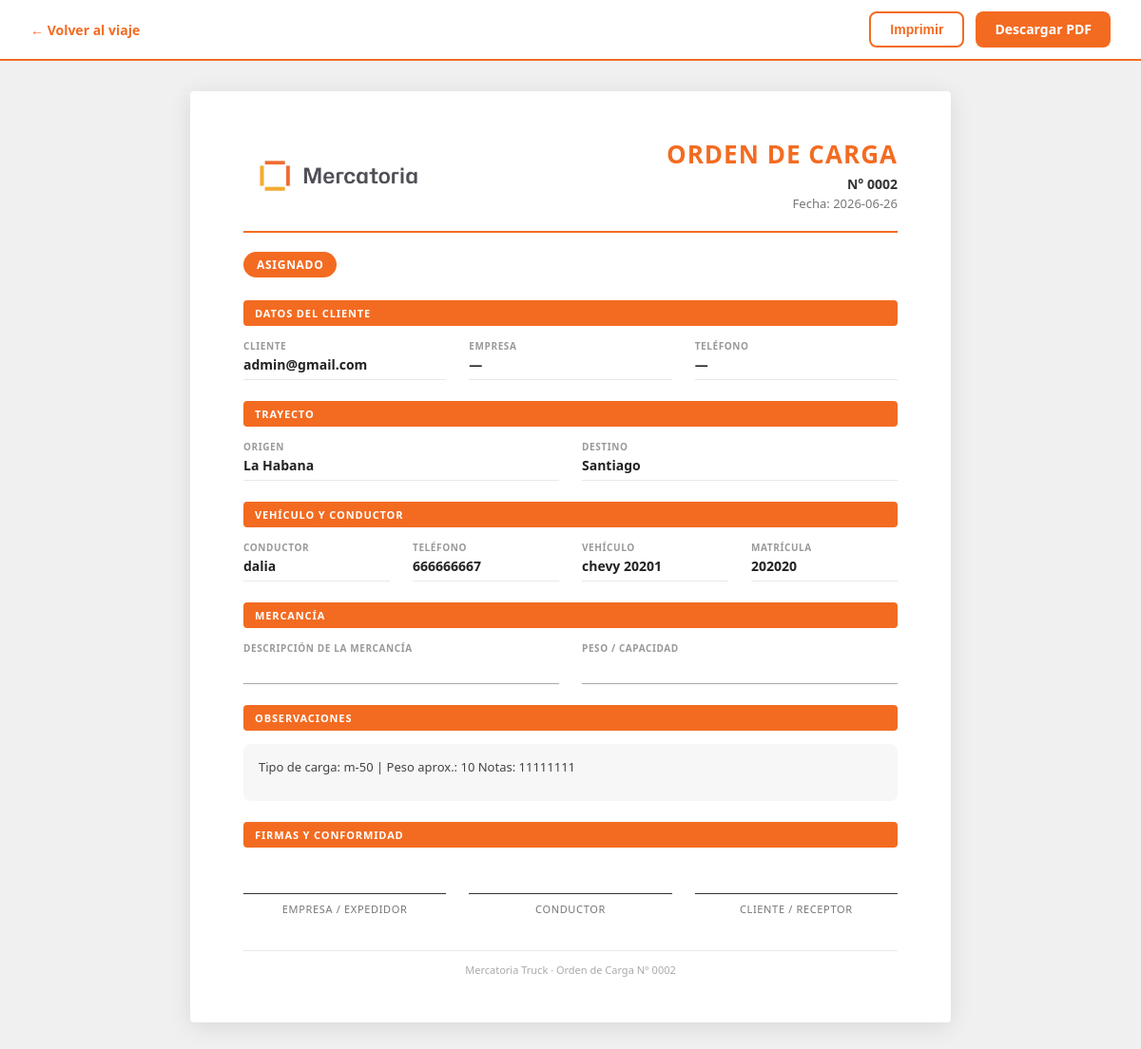
Screenshot of /admin/viajes/2/orden-carga with the database file from the repository.
### tables this page shows
CREATE TABLE viajes (
        id INTEGER PRIMARY KEY AUTOINCREMENT,
        cliente TEXT,
        cliente_id INTEGER,
        ruta_id INTEGER,
        tarifa_id INTEGER,
        tipo_vehiculo_id INTEGER,
        origen TEXT,
        destino TEXT,
        precio REAL DEFAULT 0,
        precio_calculado REAL DEFAULT 0,
        precio_final REAL DEFAULT 0,
        precio_editado INTEGER DEFAULT 0,
        motivo_edicion_precio TEXT,
        combustible REAL DEFAULT 0,
        pago_camionero REAL DEFAULT 0,
        camionero REAL DEFAULT 0,
        comision REAL DEFAULT 0,
        beneficio REAL DEFAULT 0,
        estado TEXT DEFAULT 'Solicitado',
        camionero_id INTEGER,
        camionero_nombre TEXT,
        vehiculo_id INTEGER,
        fecha_creacion TEXT DEFAULT CURRENT_TIMESTAMP,
        fecha_asignacion TEXT,
        fecha_recogida TEXT,
        fecha_entrega TEXT,
        observaciones TEXT
    , cotizacion_id INTEGER, km REAL, kilometros REAL, precio_cliente REAL, combustible_estimado REAL, beneficio_estimado REAL, vehiculo_placa TEXT);

CREATE TABLE camioneros (
        id INTEGER PRIMARY KEY AUTOINCREMENT,
        nombre TEXT,
        telefono TEXT,
        licencia TEXT,
        matricula TEXT,
        tipo TEXT,
        capacidad TEXT,
        estado TEXT DEFAULT 'Disponible',
        activo INTEGER DEFAULT 1,
        fecha_creacion TEXT DEFAULT CURRENT_TIMESTAMP
    );

CREATE TABLE vehiculos (
        id INTEGER PRIMARY KEY AUTOINCREMENT,
        camionero_id INTEGER,
        matricula TEXT,
        marca TEXT,
        modelo TEXT,
        tipo TEXT,
        capacidad TEXT,
        combustible TEXT,
        estado TEXT DEFAULT 'Disponible',
        activo INTEGER DEFAULT 1,
        fecha_creacion TEXT DEFAULT CURRENT_TIMESTAMP
    , tipo_vehiculo_id INTEGER, placa TEXT);

### routes/viajes.py (the view)
@viajes_bp.route("/admin/viaje/<int:id>/orden-carga")
@viajes_bp.route("/admin/viajes/<int:id>/orden-carga")
def orden_carga(id):
    conexion = conectar()
    conexion.row_factory = None
    cursor = conexion.cursor()
    cursor.execute("""
        SELECT
            v.*,
            c.telefono  AS camionero_telefono,
            c.licencia  AS camionero_licencia,
            veh.matricula AS vehiculo_matricula,
            veh.marca     AS vehiculo_marca,
            veh.modelo    AS vehiculo_modelo,
            cl.empresa    AS cliente_empresa,
            cl.telefono   AS cliente_telefono,
            cl.email      AS cliente_email
        FROM viajes v
        LEFT JOIN camioneros c   ON v.camionero_id = c.id
        LEFT JOIN vehiculos  veh ON v.vehiculo_id  = veh.id
        LEFT JOIN clientes   cl  ON v.cliente_id   = cl.id
        WHERE v.id = ?
    """, (id,))
    fila = cursor.fetchone()
    if not fila:
        conexion.close()
        return redirect("/admin/viajes")
    columnas = [descripcion[0] for descripcion in cursor.description]
    viaje = dict(zip(columnas, fila))
    conexion.close()
    return render_template(
        "admin/orden_carga.html",
        viaje=viaje
    )

### app.py (called while the page is built)
@app.context_processor
def sidebar_badges():
    try:
        conexion = conectar()
        cursor = conexion.cursor()
        cursor.execute(
            "SELECT COUNT(*) FROM viajes WHERE estado IN ('Pendiente', 'Solicitado')"
        )
        viajes_urgentes = cursor.fetchone()[0]
        cursor.execute(
            "SELECT COUNT(*) FROM viajes WHERE estado = 'Solicitado'"
        )
        dashboard_urgentes = cursor.fetchone()[0]
        conexion.close()
    except Exception:
        viajes_urgentes = 0
        dashboard_urgentes = 0
    return dict(
        sidebar_viajes_urgentes=viajes_urgentes,
        sidebar_dashboard_urgentes=dashboard_urgentes,
    )

### database.py (called while the page is built)
def conectar():
    con = sqlite3.connect(DATABASE_NAME)
    con.row_factory = sqlite3.Row
    return con

### templates/admin/orden_carga.html (shortened to what this page needs)
<!DOCTYPE html>
<html lang="es">
<head>
</head>
<body>
<div class="toolbar">
    <a class="volver" href="/admin/viajes/{{ viaje['id'] }}/gestionar">← Volver al viaje</a>
    <div class="toolbar-acciones">
        <button class="btn-imprimir" onclick="window.print()">Imprimir</button>
        <a class="btn-pdf" href="/admin/viaje/{{ viaje['id'] }}/pdf">Descargar PDF</a>
    </div>
</div>
<div class="documento">
    <div class="cabecera">
        <img src="/static/logo-mercatoria.jpg" alt="Mercatoria Truck" />
        <div class="titulo-doc">
            <h1>ORDEN DE CARGA</h1>
            <p class="numero">N° {{ '%04d' % viaje['id'] }}</p>
            <p class="fecha">
                Fecha:
                {% if viaje.get('fecha_creacion') %}
                    {{ viaje['fecha_creacion'][:10] }}
                {% else %}
                    Sin fecha
                {% endif %}
            </p>
        </div>
    </div>
    <hr class="divisor" />
    <span class="estado-badge">{{ viaje['estado'] or 'Sin estado' }}</span>
    <div class="seccion">
        <div class="seccion-titulo">Datos del cliente</div>
        <div class="campos-grid cols-3">
            <div class="campo">
                <label>Cliente</label>
                <p>{{ viaje['cliente'] or '—' }}</p>
            </div>
            <div class="campo">
                <label>Empresa</label>
                <p>{{ viaje.get('cliente_empresa') or '—' }}</p>
            </div>
            <div class="campo">
                <label>Teléfono</label>
                <p>{{ viaje.get('cliente_telefono') or '—' }}</p>
            </div>
        </div>
    </div>
    <div class="seccion">
        <div class="seccion-titulo">Trayecto</div>
        <div class="campos-grid cols-2">
            <div class="campo">
                <label>Origen</label>
                <p>{{ viaje['origen'] or '—' }}</p>
            </div>
            <div class="campo">
                <label>Destino</label>
                <p>{{ viaje['destino'] or '—' }}</p>
            </div>
        </div>
    </div>
    <div class="seccion">
        <div class="seccion-titulo">Vehículo y conductor</div>
        <div class="campos-grid cols-4">
            <div class="campo">
                <label>Conductor</label>
                <p>{{ viaje['camionero_nombre'] or '—' }}</p>
            </div>
            <div class="campo">
                <label>Teléfono</label>
                <p>{{ viaje.get('camionero_telefono') or '—' }}</p>
            </div>
            <div class="campo">
                <label>Vehículo</label>
                <p>
                    {% set marca = viaje.get('vehiculo_marca') or '' %}
                    {% set modelo = viaje.get('vehiculo_modelo') or '' %}
                    {% if marca or modelo %}
                        {{ marca }} {{ modelo }}
                    {% else %}
                        —
                    {% endif %}
                </p>
            </div>
            <div class="campo">
                <label>Matrícula</label>
                <p>
                    {{ viaje.get('vehiculo_placa') or viaje.get('vehiculo_matricula') or '—' }}
                </p>
            </div>
        </div>
    </div>
    <div class="seccion">
        <div class="seccion-titulo">Mercancía</div>
        <div class="campos-grid cols-2">
            <div class="campo-linea">
                <label>Descripción de la mercancía</label>
                <div class="linea-relleno">{{ viaje.get('mercancia') or '' }}</div>
            </div>
            <div class="campo-linea">
                <label>Peso / Capacidad</label>
                <div class="linea-relleno">{{ viaje.get('peso') or '' }}</div>
            </div>
        </div>
    </div>
    <div class="seccion">
        <div class="seccion-titulo">Observaciones</div>
        <div class="observaciones-box">
            {{ viaje['observaciones'] or 'Sin observaciones registradas.' }}
        </div>
    </div>
    <div class="seccion">
        <div class="seccion-titulo">Firmas y conformidad</div>
        <div class="firmas-grid">
            <div class="firma-bloque">
                <div class="firma-linea"></div>
                <span>Empresa / Expedidor</span>
            </div>
            <div class="firma-bloque">
                <div class="firma-linea"></div>
                <span>Conductor</span>
            </div>
            <div class="firma-bloque">
                <div class="firma-linea"></div>
                <span>Cliente / Receptor</span>
            </div>
        </div>
    </div>
    <div class="pie-documento">
        Mercatoria Truck &middot; Orden de Carga N° {{ '%04d' % viaje['id'] }}
    </div>
</div>
</body>
</html>

### templates/admin/orden_carga.html (style rules this page uses)
* { box-sizing: border-box; margin: 0; padding: 0; }
body { font-family: 'Segoe UI', Arial, sans-serif; background: #f0f0f0; color: #333; }
.toolbar { position: sticky; top: 0; z-index: 100; background: #fff; border-bottom: 2px solid #F36B21; padding: 12px 32px; display: flex; justify-content: space-between; align-items: center; gap: 16px; }
.toolbar a.volver { color: #F36B21; text-decoration: none; font-weight: 600; font-size: 14px; }
.toolbar-acciones { display: flex; gap: 12px; }
.btn-imprimir { background: #fff; color: #F36B21; border: 2px solid #F36B21; padding: 9px 20px; border-radius: 8px; font-size: 14px; font-weight: 700; cursor: pointer; }
.btn-pdf { background: #F36B21; color: #fff; border: none; padding: 9px 20px; border-radius: 8px; font-size: 14px; font-weight: 700; text-decoration: none; cursor: pointer; }
.documento { max-width: 800px; margin: 32px auto; background: #fff; padding: 48px 56px; box-shadow: 0 4px 24px rgba(0,0,0,.10); border-radius: 4px; }
.cabecera { display: flex; justify-content: space-between; align-items: center; margin-bottom: 20px; gap: 16px; }
.cabecera img { max-height: 70px; max-width: 200px; object-fit: contain; }
.titulo-doc { text-align: right; }
.titulo-doc h1 { font-size: 26px; color: #F36B21; letter-spacing: .04em; font-weight: 900; }
.titulo-doc .numero { font-size: 14px; font-weight: 700; color: #333; margin-top: 4px; }
.titulo-doc .fecha { font-size: 13px; color: #777; margin-top: 2px; }
.divisor { border: none; border-top: 2.5px solid #F36B21; margin: 16px 0 20px; }
.estado-badge { display: inline-block; background: #F36B21; color: #fff; font-size: 12px; font-weight: 700; text-transform: uppercase; letter-spacing: .06em; padding: 5px 14px; border-radius: 999px; margin-bottom: 24px; }
.seccion { margin-bottom: 22px; }
.seccion-titulo { background: #F36B21; color: #fff; font-size: 11px; font-weight: 700; letter-spacing: .08em; text-transform: uppercase; padding: 6px 12px; border-radius: 4px; margin-bottom: 14px; }
.campos-grid { display: grid; gap: 6px 24px; }
.campos-grid.cols-3 { grid-template-columns: repeat(3, 1fr); }
.campos-grid.cols-2 { grid-template-columns: repeat(2, 1fr); }
.campos-grid.cols-4 { grid-template-columns: repeat(4, 1fr); }
.campo label { display: block; font-size: 10px; font-weight: 700; text-transform: uppercase; letter-spacing: .06em; color: #999; margin-bottom: 3px; }
.campo p { font-size: 14px; font-weight: 700; color: #222; min-height: 20px; border-bottom: 1px solid #e8e8e8; padding-bottom: 6px; }
.campo-linea { display: flex; flex-direction: column; }
.campo-linea label { font-size: 10px; font-weight: 700; text-transform: uppercase; letter-spacing: .06em; color: #999; margin-bottom: 3px; }
.linea-relleno { border: none; border-bottom: 1.5px solid #aaa; font-size: 14px; font-weight: 600; color: #222; padding: 4px 0 6px; min-height: 28px; background: transparent; }
.observaciones-box { background: #f7f7f7; border-radius: 8px; padding: 14px 16px; font-size: 13px; line-height: 1.6; color: #444; min-height: 60px; }
.firmas-grid { display: grid; grid-template-columns: repeat(3, 1fr); gap: 24px; margin-top: 48px; }
.firma-bloque { text-align: center; }
.firma-linea { border-top: 1.5px solid #333; margin-bottom: 8px; }
.firma-bloque span { font-size: 11px; color: #777; text-transform: uppercase; letter-spacing: .06em; display: block; }
.pie-documento { margin-top: 36px; padding-top: 12px; border-top: 1px solid #e8e8e8; font-size: 11px; color: #aaa; text-align: center; }

### rows the page displays
viajes: id "0002", fecha_creacion "2026-06-26", estado "ASIGNADO", cliente "admin@gmail.com", origen "La Habana", destino "Santiago", camionero_nombre "dalia", vehiculo_placa "202020", observaciones "Tipo de carga: m-50 | Peso aprox.: 10 Notas: 11111111"
camioneros: telefono "666666667"
vehiculos: marca "chevy", modelo "20201"

### other values shown
{{ viaje.get('cliente_empresa') or '—' }} "—"
{{ viaje.get('cliente_telefono') or '—' }} "—"
